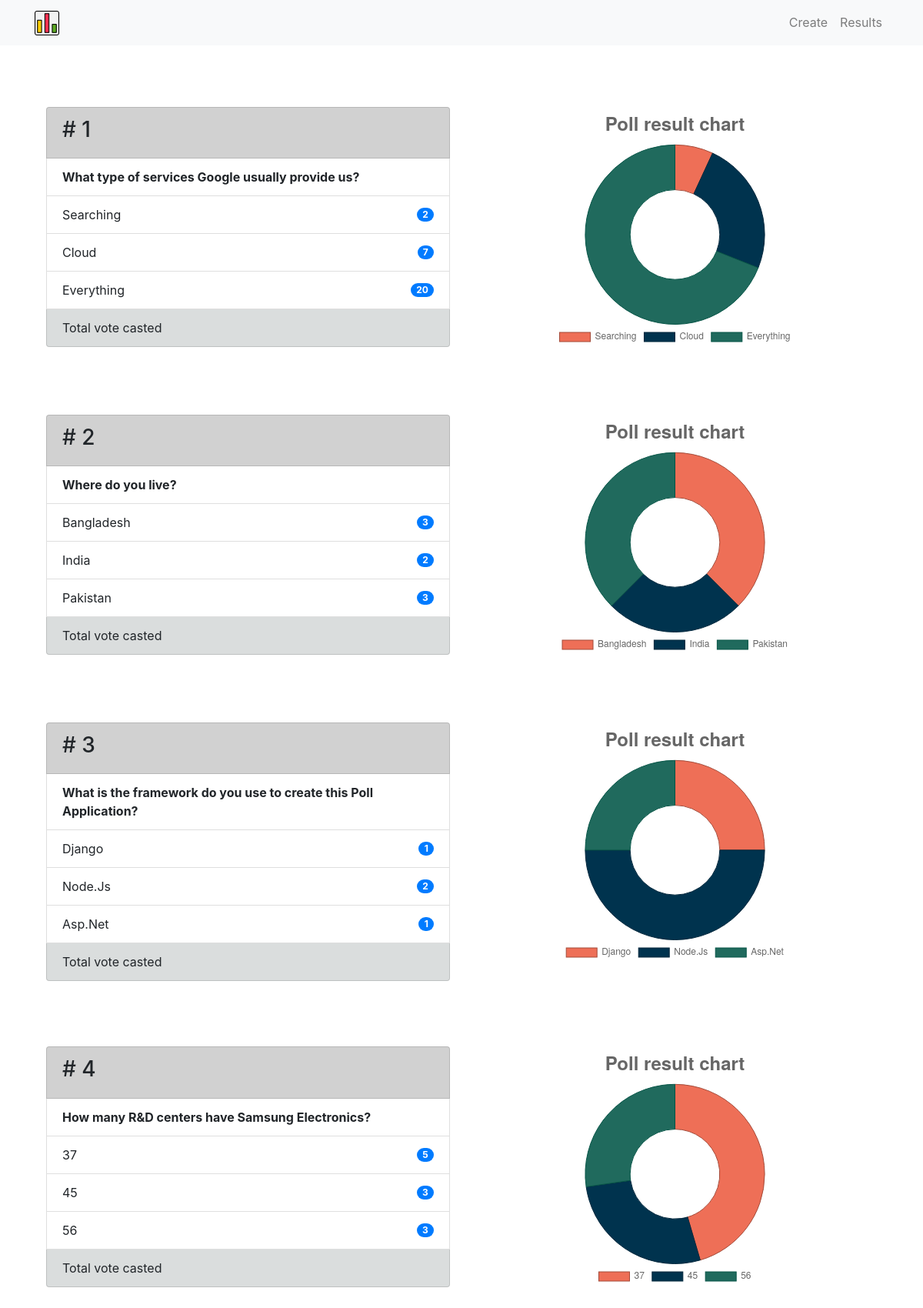
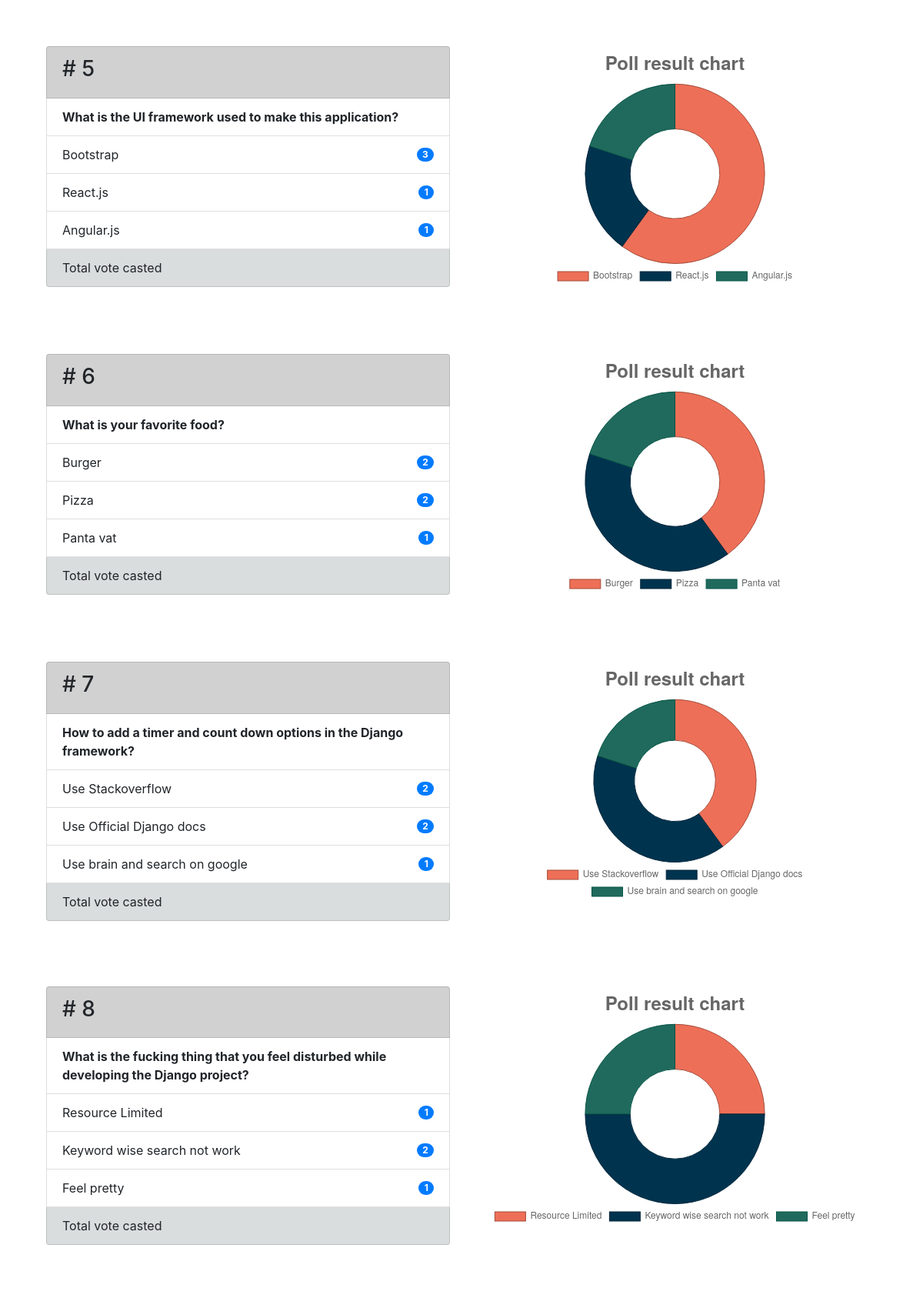
The page /allresults/ (upper part) on the database its author committed (2 pictures, top to bottom).
### poll/models.py (models this page shows, shortened)
class Poll(models.Model):
    question = RichTextField(blank=True, null=True)
    qs_one = models.CharField(max_length=30)
    qs_two = models.CharField(max_length=30)
    qs_three = models.CharField(max_length=30)
    qs_one_cnt = models.IntegerField(default=0)
    qs_two_cnt = models.IntegerField(default=0)
    qs_three_cnt = models.IntegerField(default=0)

### poll/views.py (the view)
# urls.py: path('allresults/', poll_views.allresults, name='allresults'),
def allresults(request):
    allpolls = Poll.objects.all()
    context = {'allpolls': allpolls}
    return render(request, 'poll/allresults.html', context)

### poll/templates/poll/allresults.html (shortened to what this page needs)
{% extends "poll/base.html" %}
{% block main %}
{% for poll in allpolls %}
<div class="container homepage">
    <div class="row">
        <div class="col questions">
            <ul class="list-group">
                <li class="list-group-item" style="background-color: #d1d1d1;"><h3># {{ forloop.counter }}</h3></li>
                <li class="list-group-item"><strong>{{ poll.question|safe }}</strong></li>
                <li class="list-group-item d-flex justify-content-between align-items-center">{{ poll.qs_one }} <span class="badge badge-primary badge-pill">{{ poll.qs_one_cnt }}</span></li>
                <li class="list-group-item d-flex justify-content-between align-items-center">{{ poll.qs_two }} <span class="badge badge-primary badge-pill">{{ poll.qs_two_cnt }}</span></li>
                <li class="list-group-item d-flex justify-content-between align-items-center">{{ poll.qs_three }} <span class="badge badge-primary badge-pill">{{ poll.qs_three_cnt }}</span></li>
                <li class="list-group-item d-flex justify-content-between align-items-center" style="background-color: #dadddd;"> Total vote casted </li>
            </ul>
        </div>
        <div class="col chart">
            <canvas id="{{poll}}" height="180"></canvas>
        </div>
    </div>
</div>
<script>
    var ctx = document.getElementById("{{poll}}").getContext('2d');
    var chart = new Chart(ctx, {
        type: 'doughnut',
        data: {
            labels: ["{{ poll.qs_one }}", "{{ poll.qs_two }}", "{{ poll.qs_three }}"],
            datasets: [{
                label: "Poll results",
                backgroundColor: [
                    '#ee6f57',
                    '#00334e',
                    '#206a5d'
                ],
                borderColor: [
                    '#a34a39',
                    '#00263b',
                    '#065446'
                ],
                data: ['{{ poll.qs_one_cnt }}', '{{ poll.qs_two_cnt }}', '{{ poll.qs_three_cnt }}'],
                borderWidth: 1
            }],
        },
        // Configuration options go here
        options: {
            title: {
                display: true,
                text: 'Poll result chart',
                fontSize: 24
            },
            legend: {
                display: true,
                position: 'bottom'
            }
        }
    });
</script>
{% endfor %}
{% endblock %}

### static/style.css (style rules this page uses)
.homepage { margin-top: 80px; justify-content: center; margin-bottom: 40px; }
.chart, .questions { margin-bottom: 5px; }

### rows shown on the page
Poll: question "What type of services Google usually provide us?", qs_one "Searching", qs_one_cnt "2", qs_two "Cloud", qs_two_cnt "7", qs_three "Everything", qs_three_cnt "20"
Poll: question "Where do you live?", qs_one "Bangladesh", qs_one_cnt "3", qs_two "India", qs_two_cnt "2", qs_three "Pakistan", qs_three_cnt "3"
Poll: question "What is the framework do you use to create this Poll Application?", qs_one "Django", qs_one_cnt "1", qs_two "Node.Js", qs_two_cnt "2", qs_three "Asp.Net", qs_three_cnt "1"
Poll: question "How many R&D centers have Samsung Electronics?", qs_one "37", qs_one_cnt "5", qs_two "45", qs_two_cnt "3", qs_three "56", qs_three_cnt "3"
Poll: question "What is the UI framework used to make this application?", qs_one "Bootstrap", qs_one_cnt "3", qs_two "React.js", qs_two_cnt "1", qs_three "Angular.js", qs_three_cnt "1"
Poll: question "What is your favorite food?", qs_one "Burger", qs_one_cnt "2", qs_two "Pizza", qs_two_cnt "2", qs_three "Panta vat", qs_three_cnt "1"
Poll: question "How to add a timer and count down options in the Django framework?", qs_one "Use Stackoverflow", qs_one_cnt "2", qs_two "Use Official Django docs", qs_two_cnt "2", qs_three "Use brain and search on google", qs_three_cnt "1"
Poll: question "What is the fucking thing that you feel disturbed while developing the Django project?", qs_one "Resource Limited", qs_one_cnt "1", qs_two "Keyword wise search not work", qs_two_cnt "2", qs_three "Feel pretty", qs_three_cnt "1"
